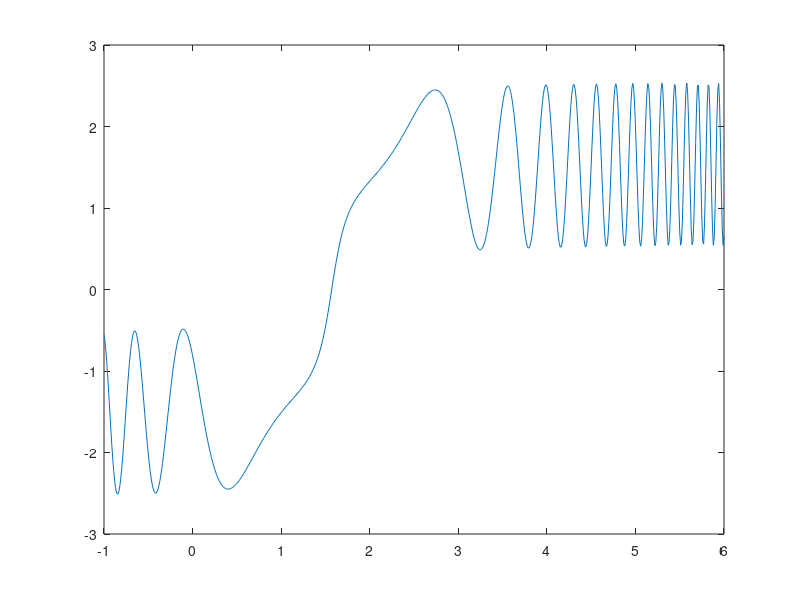

MATLAB code to generate this figure: (Note: this script raises an error after producing the figure.)
clear
close all
clc

f = @(x) atan(7*(x-pi/2)) + sin((x-pi/2).^3);

a = -1;
b = 6;

% Punto 1

plot(a:0.01:b, f(a:0.01:b))
yline(0, '--r')
legend('f(x)')
grid on

% Punto 2

alpha1 = pi/2;
toll = 1e-10;
nmax = 1000;

df = matlabFunction(diff(str2sym(func2str(f))));

x0 = 1.5;
[xVect1, iter1] = newton(x0, nmax, toll, f, df); % 1.570796326794897

x0 = 4;
[xVect2, iter2] = newton(x0, nmax, toll, f, df);

solEx = alpha1*ones(size(xVect1));
err1 = abs(solEx - xVect1);
solEx = alpha1*ones(size(xVect2));
err2 = abs(solEx - xVect2);

figure
semilogy(0:iter1, err1, 0:iter2, err2)
legend('1.5', '4')
grid on

% Non convergo, rimango incastrato in loop quasi infinito a causa della
% strana forma della funzione e della sua derivata prima

% Punto 3

% Funzione continua e f(a)*f(b)<0 quindi posso usare bisezione in [-1, 6]

toll = (b-a)/(2^31);

[xVect, iter] = bisez(a, b, toll, f); % 1.570796326734126

% Punto 4

% funzione biseznewton: usa bisez per avvicinarsi a zero e poi metodo di
% newton per calcolare effettivamente lo zero

% Punto 5

nmaxB = 5;
[xVectBN, iterBN] = biseznewton(a, b, nmaxB, nmax, toll, f, df);